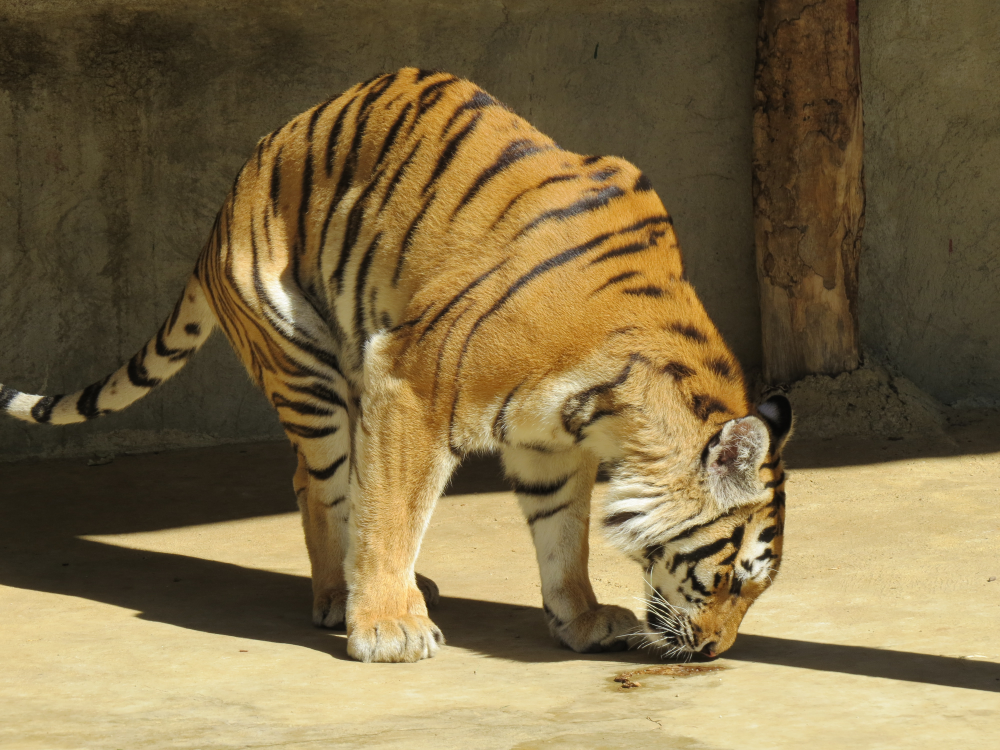
#> input picture 20230103_image_recognition/03_capture/老虎.jpg, 4000 x 3000 px (shown at 1/4 size)
$ python '04_旋轉.py'
#> lines starting #> are read from the running program, lines starting #| are printed output that depends on the picture
### 20230103_image_recognition/03_capture/sdk/IvanCv.py
from enum import IntEnum

import cv2
import numpy as np
from PIL import Image


class Direction(IntEnum):
    # 類別變數
    HORIZONTAL = 1
    VERTICAL = 0
    BOTH = -1


class IvanCv:
    @staticmethod
    def read(file):
#> called with file = '老虎.jpg'
        img = Image.open(file)
#> img is the input picture: PIL image 4000x3000 RGB; mean R, G, B 125, 107.4, 70.3
        img = np.asarray(img)
        img = cv2.cvtColor(img, cv2.COLOR_RGB2BGR)
#> img: shape (3000, 4000, 3)
        return img

    @staticmethod
    def resize(src, width=None, height=None, scale=1):
#> called with scale = 0.2
        h, w, _ = src.shape
#> h = 3000; w = 4000
        if width is None or height is None:
            width = int(w * scale)
#> width = 800
            height = int(h * scale)
#> height = 600
        dst = cv2.resize(src, (width, height), interpolation=cv2.INTER_LINEAR)
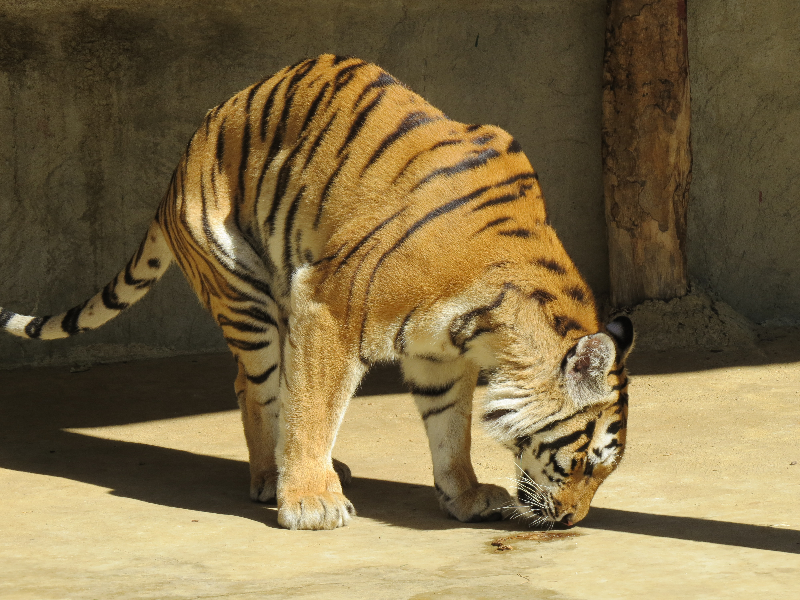
#> dst: shape (600, 800, 3); mean B, G, R 70.3, 107.4, 124.9
        return dst

    # [14 lines left out: functions crop, shift, not called in this run]

    # 高度抽象化
    @staticmethod
    def rotation(src, x=None, y=None, angle=0, scale=1):
        h, w, _ = src.shape
        if x is None or y is None:
            x = (w-1)/2
            y = (h-1)/2
        m = cv2.getRotationMatrix2D((x, y), angle, scale)
        dst = cv2.warpAffine(src, m, (w, h))
        return dst

    # [21 lines left out: functions flip, perspective, write, not called in this run]

### 20230103_image_recognition/03_capture/04_旋轉.py
from sdk.IvanCv import IvanCv as cv
import cv2

img = cv.read('老虎.jpg')
img = cv.resize(img, scale=0.2)
for i in range(720):
    img_r = cv.rotation(img, angle=i, scale=0.5)
    cv2.imshow('tiger', img_r)
    if cv2.waitKey(30) == 27:
        break
#> this loop made 1 pass; (key Esc is pressed on pass 1)
#> pass 1, in rotation, `dst = cv2.warpAffine(src, m, (w, h))`:
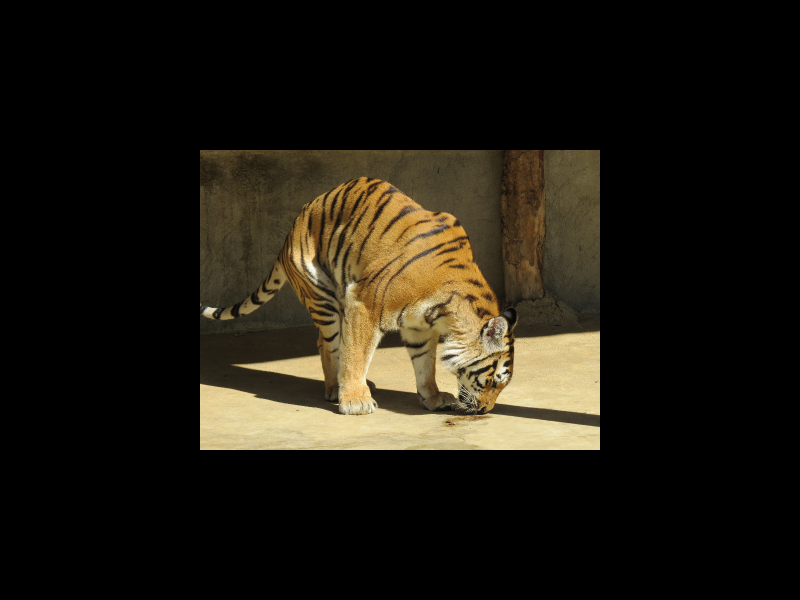
#> dst: shape (600, 800, 3); mean B, G, R 17.6, 26.9, 31.3

$ run again, with 20230103_image_recognition/03_capture/tiger2.jpg copied over 20230103_image_recognition/03_capture/老虎.jpg
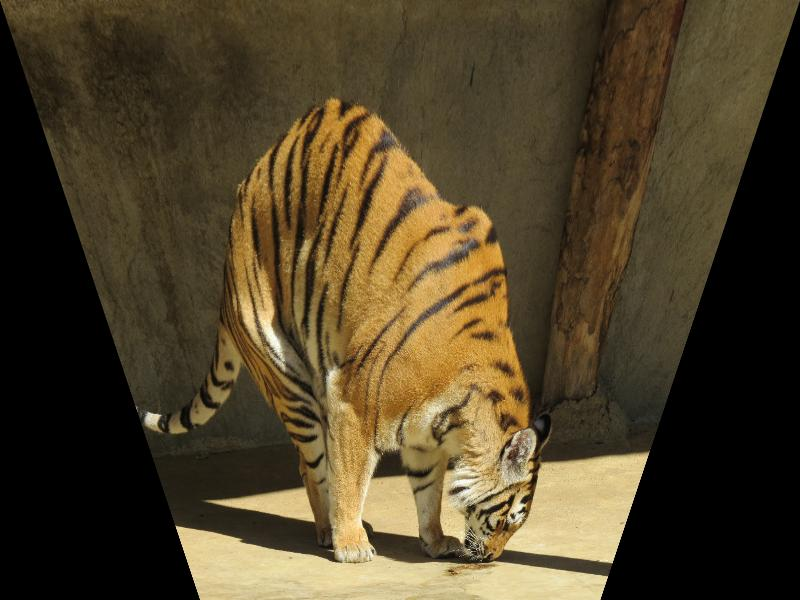
#> input picture 20230103_image_recognition/03_capture/tiger2.jpg, 800 x 600 px
#> in read, img is the input picture: PIL image 800x600 RGB; mean R, G, B 78.9, 65.9, 40.9
#> img: shape (600, 800, 3)
#> in resize, `dst = cv2.resize(src, (width, height), interpolation=cv2.INTER_LINEAR)`:
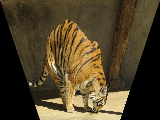
#> dst: shape (120, 160, 3); mean B, G, R 40.9, 65.9, 78.9
#> the loop `for i in range(720):` made 1 pass; (key Esc is pressed on pass 1)
#> pass 1, in rotation, `dst = cv2.warpAffine(src, m, (w, h))`:
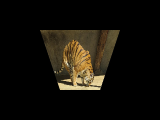
#> dst: shape (120, 160, 3); mean B, G, R 10.2, 16.5, 19.7
